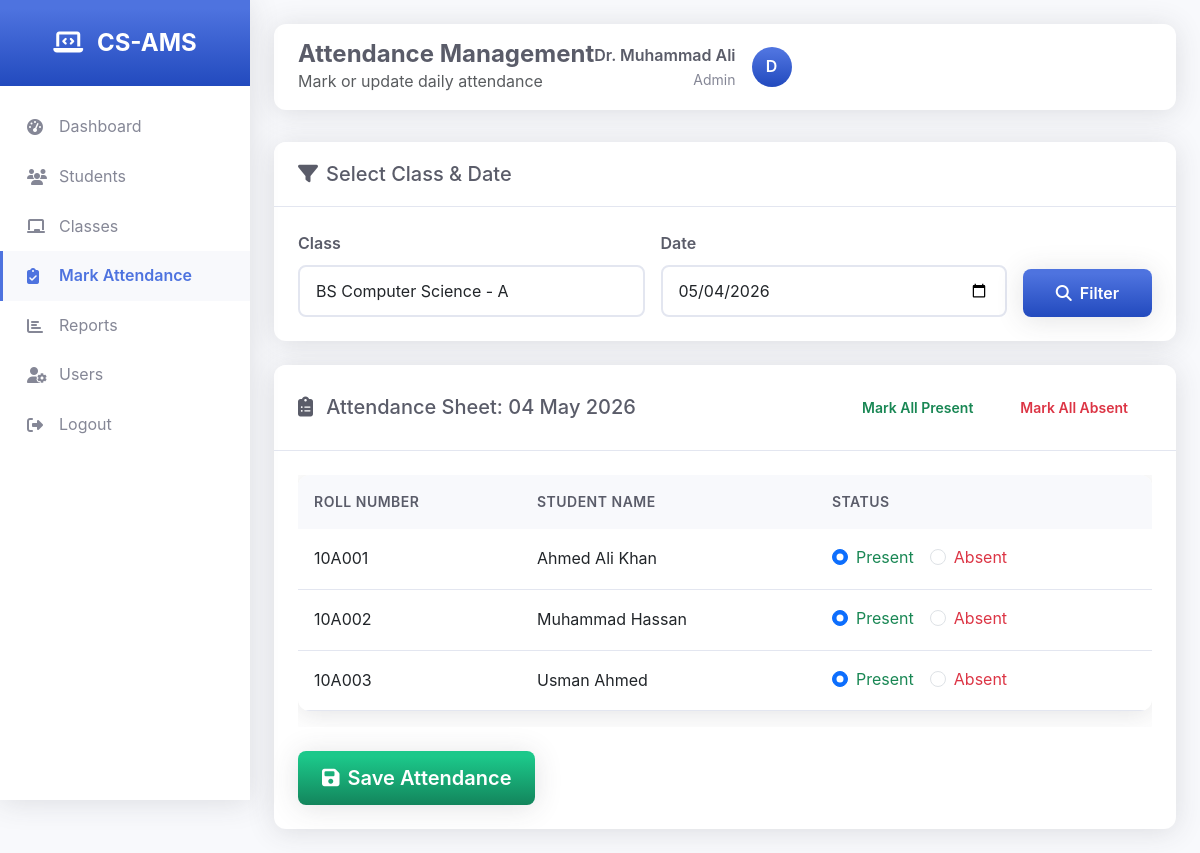
The app's page /views/attendance.php?class_id=1 (signed in) with its own data.
### tables this page shows
CREATE TABLE students (
    id INT PRIMARY KEY AUTO_INCREMENT,
    roll_number VARCHAR(20) UNIQUE NOT NULL,
    full_name VARCHAR(100) NOT NULL,
    email VARCHAR(100) UNIQUE,
    phone VARCHAR(15),
    class_id INT NOT NULL,
    date_of_birth DATE,
    gender ENUM('male', 'female', 'other'),
    address TEXT,
    parent_name VARCHAR(100),
    parent_phone VARCHAR(15),
    profile_image VARCHAR(255) DEFAULT NULL,
    is_active BOOLEAN DEFAULT TRUE,
    created_at TIMESTAMP DEFAULT CURRENT_TIMESTAMP,
    updated_at TIMESTAMP DEFAULT CURRENT_TIMESTAMP ON UPDATE CURRENT_TIMESTAMP,
    FOREIGN KEY (class_id) REFERENCES classes(id) ON DELETE CASCADE
);

### includes/functions.php (called while the page is built, shortened)
<?php
function formatDate($date) {
    return date('d M Y', strtotime($date));
}
?>

### views/attendance.php (the view, shortened to what this page needs)
<?php
require_once '../includes/functions.php';
$database = new Database();
$db = $database->getConnection();
$class_id = $_GET['class_id'] ?? null;
$date = $_GET['date'] ?? date('Y-m-d');
$classes_query = "SELECT * FROM classes WHERE is_active = 1 ORDER BY class_name, section";
$classes_stmt = $db->prepare($classes_query);
$classes_stmt->execute();
$classes = $classes_stmt->fetchAll(PDO::FETCH_ASSOC);
$students = [];
if ($class_id) {
    $students_query = "SELECT s.*, a.status as current_status
                      FROM students s
                      LEFT JOIN attendance a ON s.id = a.student_id AND a.date = ?
                      WHERE s.class_id = ? AND s.is_active = 1
                      ORDER BY s.full_name";
    $students_stmt = $db->prepare($students_query);
    $students_stmt->execute([$date, $class_id]);
    $students = $students_stmt->fetchAll(PDO::FETCH_ASSOC);
}
require_once '../includes/header.php';
require_once '../includes/sidebar.php';
?>
<div class="main-content">
    <?php
    require_once '../includes/top-nav.php';
    ?>
    <div class="card mb-4">
        <div class="card-header">
            <h5 class="mb-0"><i class="fas fa-filter me-2"></i>Select Class & Date</h5>
        </div>
        <div class="card-body">
            <form method="GET" class="row g-3 align-items-end">
                <div class="col-md-5">
                    <label class="form-label">Class</label>
                    <select name="class_id" class="form-control" required>
                        <?php foreach ($classes as $class): ?>
                            <option value="<?php echo $class['id']; ?>" <?php echo $class_id == $class['id'] ? 'selected' : ''; ?>>
                                <?php echo htmlspecialchars($class['class_name'] . ' - ' . $class['section']); ?>
                            </option>
                        <?php endforeach; ?>
                    </select>
                </div>
                <div class="col-md-5">
                    <label class="form-label">Date</label>
                    <input type="date" name="date" class="form-control" value="<?php echo $date; ?>" required>
                </div>
                <div class="col-md-2">
                    <button type="submit" class="btn btn-primary w-100">
                        <i class="fas fa-search me-2"></i>Filter
                    </button>
                </div>
            </form>
        </div>
    </div>
    <?php if ($class_id): ?>
        <div class="card">
            <div class="card-header d-flex justify-content-between align-items-center">
                <h5 class="mb-0">
                    <i class="fas fa-clipboard-list me-2"></i>
                    Attendance Sheet: <?php echo formatDate($date); ?>
                </h5>
                <div class="btn-group">
                    <button type="button" class="btn btn-sm btn-outline-success" onclick="markAll('present')">Mark All Present</button>
                    <button type="button" class="btn btn-sm btn-outline-danger" onclick="markAll('absent')">Mark All Absent</button>
                </div>
            </div>
            <div class="card-body">
                <?php if (empty($students)): ?>
                    <div class="text-center py-4">
                        <i class="fas fa-user-slash fa-3x text-muted mb-3"></i>
                        <p class="text-muted">No students found in this class.</p>
                    </div>
                <?php else: ?>
                    <form method="POST">
                        <div class="table-responsive">
                            <table class="table">
                                <thead>
                                    <tr>
                                        <th>Roll Number</th>
                                        <th>Student Name</th>
                                        <th>Status</th>
                                    </tr>
                                </thead>
                                <tbody>
                                    <?php foreach ($students as $student): ?>
                                        <tr>
                                            <td><?php echo htmlspecialchars($student['roll_number']); ?></td>
                                            <td><?php echo htmlspecialchars($student['full_name']); ?></td>
                                            <td>
                                                <div class="d-flex gap-3">
                                                    <div class="form-check">
                                                        <input class="form-check-input status-radio present" type="radio"
                                                               name="attendance[<?php echo $student['id']; ?>]"
                                                               value="present" id="p<?php echo $student['id']; ?>"
                                                               <?php echo ($student['current_status'] === 'present' || !$student['current_status']) ? 'checked' : ''; ?>>
                                                        <label class="form-check-label text-success" for="p<?php echo $student['id']; ?>">Present</label>
                                                    </div>
                                                    <div class="form-check">
                                                        <input class="form-check-input status-radio absent" type="radio"
                                                               name="attendance[<?php echo $student['id']; ?>]"
                                                               value="absent" id="a<?php echo $student['id']; ?>"
                                                               <?php echo ($student['current_status'] === 'absent') ? 'checked' : ''; ?>>
                                                        <label class="form-check-label text-danger" for="a<?php echo $student['id']; ?>">Absent</label>
                                                    </div>
                                                </div>
                                            </td>
                                        </tr>
                                    <?php endforeach; ?>
                                </tbody>
                            </table>
                        </div>
                        <div class="mt-4">
                            <button type="submit" name="mark_attendance" class="btn btn-success btn-lg">
                                <i class="fas fa-save me-2"></i>Save Attendance
                            </button>
                        </div>
                    </form>
                <?php endif; ?>
            </div>
        </div>
    <?php endif; ?>
</div>
<?php require_once '../includes/footer.php'; ?>

### assets/css/style.css (style rules this page uses)
:root { --primary-color: #4e73df; --primary-dark: #2e59d9; --secondary-color: #858796; --success-color: #1cc88a; --info-color: #36b9cc; --warning-color: #f6c23e; --danger-color: #e74a3b; --light-color: #f8f9fc; --dark-color: #5a5c69; --white: #ffffff; --border-color: #e3e6f0; --shadow: 0 0.15rem 1.75rem 0 rgba(58, 59, 69, 0.15); --shadow-lg: 0 0.5rem 2rem 0 rgba(58, 59, 69, 0.2); --gradient-primary: linear-gradient(180deg, #4e73df 10%, #224abe 100%); --gradient-success: linear-gradient(180deg, #1cc88a 10%, #13855c 100%); --gradient-info: linear-gradient(180deg, #36b9cc 10%, #258391 100%); --gradient-warning: linear-gradient(180deg, #f6c23e 10%, #dda20a 100%); --gradient-danger: linear-gradient(180deg, #e74a3b 10%, #be2617 100%); }
* { margin: 0; padding: 0; box-sizing: border-box; }
body { font-family: 'Nunito', -apple-system, BlinkMacSystemFont, 'Segoe UI', Roboto, sans-serif; background-color: var(--light-color); color: var(--dark-color); line-height: 1.6; }
.btn-primary { background: var(--gradient-primary); border: none; border-radius: 0.75rem; padding: 0.75rem 1.5rem; font-weight: 600; transition: all 0.3s ease; box-shadow: var(--shadow); }
.dashboard-wrapper { min-height: 100vh; background-color: var(--light-color); }
.main-content { margin-left: 250px; padding: 1.5rem; transition: all 0.3s ease; }
.card { border: none; border-radius: 0.75rem; box-shadow: var(--shadow); transition: all 0.3s ease; overflow: hidden; }
.card-header { background: var(--white); border-bottom: 1px solid var(--border-color); padding: 1.25rem 1.5rem; font-weight: 600; color: var(--dark-color); }
.card-body { padding: 1.5rem; }
.table { background: var(--white); border-radius: 0.75rem; overflow: hidden; box-shadow: var(--shadow); }
.table thead th { background: var(--light-color); border: none; padding: 1rem; font-weight: 600; color: var(--dark-color); text-transform: uppercase; font-size: 0.875rem; letter-spacing: 0.5px; }
.table tbody td { padding: 1rem; border: none; border-bottom: 1px solid var(--border-color); vertical-align: middle; }
.form-control { border: 2px solid var(--border-color); border-radius: 0.5rem; padding: 0.75rem 1rem; transition: all 0.3s ease; }
.form-label { font-weight: 600; color: var(--dark-color); margin-bottom: 0.5rem; }
.btn { border-radius: 0.5rem; padding: 0.75rem 1.5rem; font-weight: 600; transition: all 0.3s ease; border: none; }
.btn-primary { background: var(--gradient-primary); box-shadow: var(--shadow); }
.btn-success { background: var(--gradient-success); box-shadow: var(--shadow); }

### records on screen
students: roll_number "10A001", full_name "Ahmed Ali Khan"
students: roll_number "10A002", full_name "Muhammad Hassan"
students: roll_number "10A003", full_name "Usman Ahmed"

### other values on screen
$nav_title "Attendance Management"
$nav_subtitle "Mark or update daily attendance"
$_SESSION['full_name'] "Dr. Muhammad Ali"
$_SESSION['role'] "Admin"
substr($_SESSION['full_name'], 0, 1) "D"
formatDate($date) "04 May 2026"
form field class_id "BS Computer Science - A"
